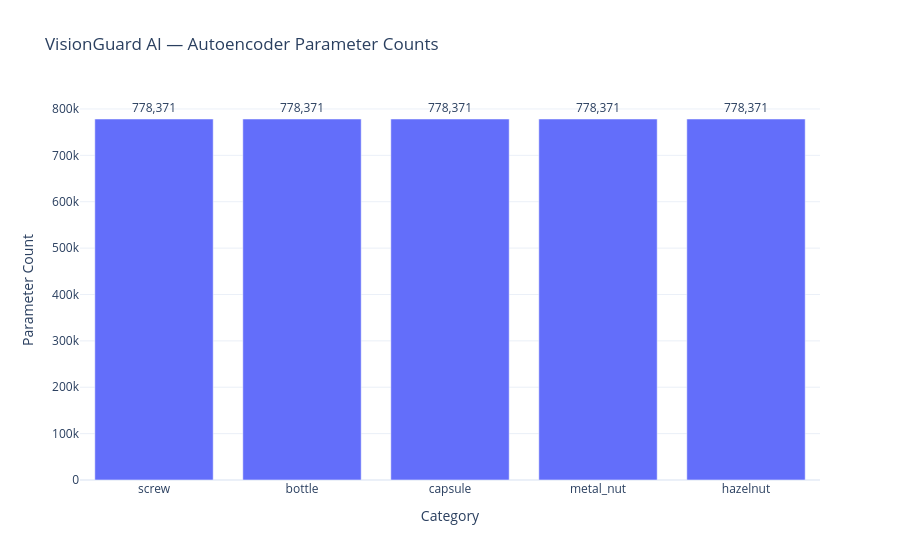

Notebook code cell kept with this figure:
### Markdown cell above
### Plot parameter counts

### Code cell
fig = px.bar(
    architecture_df,
    x="Category",
    y="Parameters",
    text="Parameters",
    title="VisionGuard AI — Autoencoder Parameter Counts",
    template="plotly_white",
)
fig.update_traces(texttemplate="%{text:,}", textposition="outside")
fig.update_layout(yaxis_title="Parameter Count", xaxis_title="Category")
save_plotly_figure(fig, "VisionGuard AI — Autoencoder Parameter Counts")
fig.show()

### Figure 1 — Plotly figure (JSON) as saved in the notebook; plotly's stock layout.template omitted (floating-point values rounded to 4 significant figures)
{"data": [{"hovertemplate": "Category=%{x}<br>Parameters=%{text}<extra></extra>", "legendgroup": "", "marker": {"color": "#636efa", "pattern": {"shape": ""}}, "name": "", "orientation": "v", "showlegend": false, "text": [778400.0, 778400.0, 778400.0, 778400.0, 778400.0], "textposition": "outside", "texttemplate": "%{text:,}", "type": "bar", "x": ["screw", "bottle", "capsule", "metal_nut", "hazelnut"], "xaxis": "x", "y": [778371, 778371, 778371, 778371, 778371], "yaxis": "y"}], "layout": {"barmode": "relative", "legend": {"tracegroupgap": 0}, "title": {"text": "VisionGuard AI — Autoencoder Parameter Counts"}, "xaxis": {"anchor": "y", "domain": [0, 1], "title": {"text": "Category"}}, "yaxis": {"anchor": "x", "domain": [0, 1], "title": {"text": "Parameter Count"}}}}
